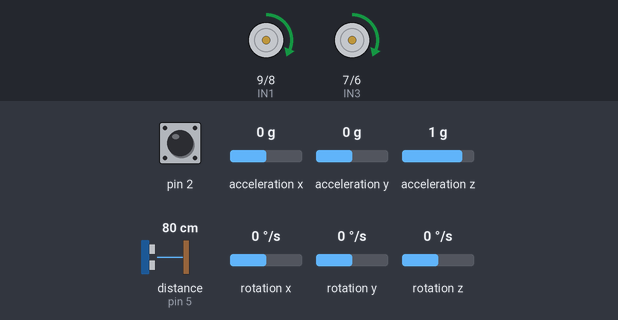
Bench run of a sketch on a simulated Arduino Uno, built with avr-gcc and run on an emulated ATmega328P. Parts: motor-driver pin pairs drawn as motors (green arrow = first pin HIGH = forward, orange = second pin HIGH = backward, longer = more drive, scaled by the enable pin). Inputs (shaded band) come from the test bench; at power-on: rotation z 0 °/s, distance to the obstacle (sensor on pin 5) 80 cm, pin 2 HIGH, acceleration x 0 g, acceleration y 0 g, acceleration z 1 g, rotation x 0 °/s, rotation y 0 °/s. The echo pulse lasts 58.3 µs per cm; what the sketch prints to the serial monitor is not drawn.

Above: at 9.3 s.
9.4 s: rotation z set to -192 °/s
At 10.16 s:
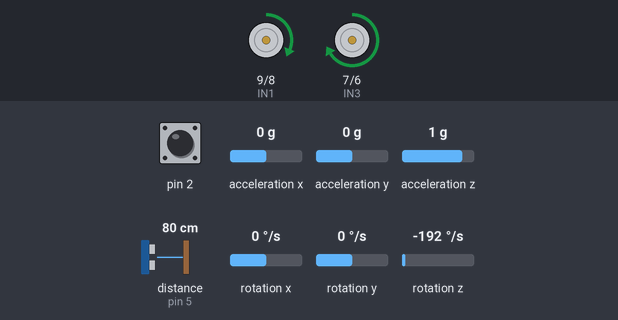
At 11.4 s:
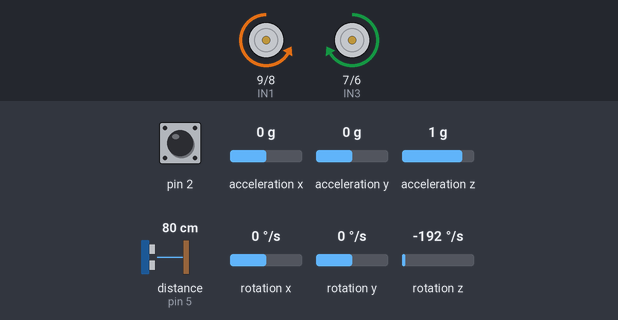
12.4 s: rotation z set to 100 °/s
15.4 s: distance to the obstacle (sensor on pin 5) set to 35 cm
At 15.94 s:
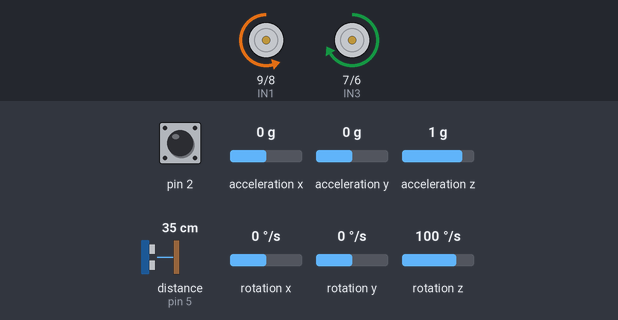
18.4 s: distance to the obstacle (sensor on pin 5) set to 18 cm
Timing chart, 0 to 22.4 s (numbered marks = the images above; inputs shaded):
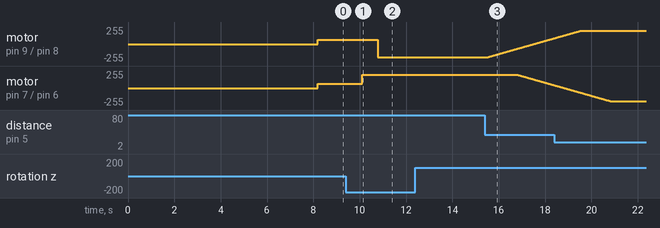

The sketch:

Drive_For_X_Meters_In_Y_Time_Version_2_.ino
```cpp
#include <Wire.h> // Import (include) the Wire library
#include <MPU6050_tockn.h> // Import (include) the MPU6050_tockn library (install it if it is not already installed)
#include <NewPing.h>

const int ENA = 11;
const int ENB = 10;
const int IN1 = 9;
const int IN2 = 8;
const int IN3 = 7;
const int IN4 = 6;
const int TRIG_PIN = 4;
const int ECHO_PIN = 5;

MPU6050 mpu6050(Wire); // Create an instance of MPU6050 and give it a custom name (mpu6050 in this case). Pass Wire as a parameter to this instance
const int DO = 0; /* Specify the pin number for the digital output (DO) pin of the FC-03. This pin SHOULD be connected to an interrupt
pin. The arduino uno has two (2) interrupt pins; Interrupt Pin 0 (Pin 2) and Interrupt Pin 1 (Pin 3). We choose to use Interrupt Pin 0 */

NewPing sonar (TRIG_PIN, ECHO_PIN, 200);

const int numberOfSlots = 20; // Our wheel encoder disk has twenty (20) slots

const float WHEEL_DIAMETER = 6.60; // Wheel diamter is 6.60cm
const float distanceCalibration = 1.248;

const float distancePerTick = (PI * WHEEL_DIAMETER/numberOfSlots) * distanceCalibration; // Pretty obvious...duh

float angle_offset = 0;

const float obstacleDist = 10; // Obstacles should not be 10 cm of nearer to the robot

volatile float distanceTravelled = 0; /* Variable that stores the distance travelled. This variable is "volatile" because its
value can change spontaneously (even in the middle of running a line of code) */

volatile float numberOfTicksSinceLastSpeedEstimate = 0;

volatile boolean isTurning = false;

int SPEED = 65; // We will be driving at 65 (out of 255) initially

const float totalDistance = 300;

const unsigned long travelTimeConstraint = 2000;

unsigned long travelTime;
unsigned long travelTimeAtLastSpeedEstimate;

int numberOfTurns = 0;
unsigned long startTime;

void setup()
{
  // put your setup code here, to run once:

  // Define Pin Modes
  pinMode (ENA, OUTPUT);
  pinMode (ENB, OUTPUT);
  pinMode (IN1, OUTPUT);
  pinMode (IN2, OUTPUT);
  pinMode (IN3, OUTPUT);
  pinMode (IN4, OUTPUT);

  pinMode (2, INPUT_PULLUP);

  /* Attach the DO pin to the interrupt pin (Pin 2 (0) in this case).
   *  The attachInterrupt() function takes three(3) parameters:
   *  The interrupt pin number (Pin 2(0) in this case),
   *  The function to be called when the encoder "ticks" (in this case the pulse() function is called), and
   *  A mode (in this case the mode is RISING. This specifies that interrupt should be triggered when
   *  the pin value goes from LOW to HIGH. Other flags exist like: CHANGE
   *  (triggers interrupt when the pin goes from low to high or high to low),
   *  FALLING (triggers interrupt when the pin goes from high to low), etc
   */
  attachInterrupt(DO, pulse, RISING);

  Serial.begin (9600);

  // Uncomment the next two lines if you have a functioning bluetooth sensor
  // while (!Serial.available());
  // Serial.println("Connected!");
  Wire.begin();
  mpu6050.begin();

  mpu6050.calcGyroOffsets(true); /* This calculates the offset values of the gyroscope. When this function is called with (true) as
  is the case here, you can see state of calculating calibration in the serial monitor */


/* We want to calculate the angular offset of our robot so we get the average of
 *  100 "Z" angle readings
 */
for (int i = 0; i < 100;i++)
{
  mpu6050.update();
  angle_offset += mpu6050.getAngleZ();
}

  angle_offset = angle_offset/100.00;  // Calculating the average as explained above

  Serial.println(angle_offset);
  delay(5000);
  Serial.println("Starting...");
  startTime = millis();
  travelTime = millis();
  travelTimeAtLastSpeedEstimate = millis();
}

void loop()
{
  // put your main code here, to run repeatedly:

  while (obstacle())
  {
    stopNow();
  }

  if (distanceTravelled >= totalDistance) // After travelling 150cm (1.5m) in one direction
  {
    stopNow();
    Serial.print ("Robot moved ");
    Serial.print (distanceTravelled);
    Serial.println ("cm"); // Print your distance to the serial monitor
    Serial.print("Travel time: ");
    Serial.print((millis() - startTime));
    Serial.println("milliseconds");
    Serial.print("Average Speed (cm/ms): ");
    Serial.println(distanceTravelled / (millis() - startTime));
    while (true); // Freeze the program at this point
  }

  else
  {
    driveStraight(0);
    adjustSpeed();
  }
}

/*
 * Function to check if an obstacle is too close to the robot
 */
boolean obstacle()
{
  return sonar.ping_cm() <= obstacleDist;
}

/*
 * Function to get angular position from the IMU
 */
float getAngle()
{
  mpu6050.update(); // You must update() before getting any data from the MPU-6050

  float theta = mpu6050.getAngleZ()- angle_offset; // Subtract the angle_offset (error) from our angular measurement

  return theta;
}

/*
 * Function to drive straight at a desired angle
 */
void driveStraight(float desired_angle)
{
  float error = getAngle() - desired_angle;
  float k = 1;
  float action = k * error;

  int leftSpeed = constrain(SPEED - int(round(action)), -200, 200);
  int rightSpeed = constrain(SPEED + int(round(action)), -200, 200);

  analogWrite(ENA, abs(rightSpeed));
  analogWrite(ENB, abs(leftSpeed));

  if (rightSpeed < 0)
  {
    digitalWrite(IN1, LOW);
    digitalWrite(IN2, HIGH);
  }
  else
  {
    digitalWrite(IN1, HIGH);
    digitalWrite(IN2, LOW);
  }

  if (leftSpeed < 0)
  {
    digitalWrite(IN3, LOW);
    digitalWrite(IN4, HIGH);
  }
  else
  {
    digitalWrite(IN3, HIGH);
    digitalWrite(IN4, LOW);
  }

}

/*
 * Function to stop the robot
 */
void stopNow()
{
  analogWrite(ENA, 0);
  analogWrite(ENB, 0);

  digitalWrite(IN1, LOW);
  digitalWrite(IN2, LOW);

  digitalWrite(IN3, LOW);
  digitalWrite(IN4, LOW);
}

/*
 * Function to adjust robot speed in order to keep to time constraints
 * Logic is simple:
 * Calculate the average current speed (in cm/ms) by taking the ratio of the distanceTravelledSinceLastSpeedEstimate to the
 * travel time difference from the last speed estimate
 * Calculate the speed needed to complete the rest of the journey in time (desired_speed) by taking the
 * ratio of the remaining distance to the remaining time.
 * Calculate the PWM value of the desired speed and change the current PWM value to this new value
 * This approached worked very well, probably better than the old approach but I cannot say with certainty
 * as I didn't test "extensively"
 */
void adjustSpeed()
{
  /*
   * Do not adjust speed if the distance travelled from last time time (number of
   * ticks since then) is too small (less than 2)
   */
  if (numberOfTicksSinceLastSpeedEstimate < 2)
  {
    return;
  }

  float distance = totalDistance - distanceTravelled;

  /*
   *  If the time left is negative (i.e, the alloted time has elapsed) just move at "maximum" speed
   */
  if (travelTimeConstraint < (millis() - travelTime))
  {
    SPEED = 180;
    return;
  }
  unsigned long timeLeft = travelTimeConstraint - (millis() - travelTime);

  float desired_speed = distance / timeLeft;

  float distanceTravelledSinceLastSpeedEstimate = numberOfTicksSinceLastSpeedEstimate * distancePerTick;

  float actual_speed = distanceTravelledSinceLastSpeedEstimate / (millis() - travelTimeAtLastSpeedEstimate);

  float newSpeed = (float(SPEED) * desired_speed) / actual_speed;

  SPEED = int(constrain(round(newSpeed), 65, 180));

  travelTimeAtLastSpeedEstimate = millis();
  numberOfTicksSinceLastSpeedEstimate = 0;
}

/*
 * Function called each time the encoder "ticks"
 */
void pulse()
{
  if (isTurning)
  {
    return;
  }
  distanceTravelled += distancePerTick;
  numberOfTicksSinceLastSpeedEstimate++;
}
```

Measured:
- after the input at 9.4 s, motor on pin 9 (IN1) / pin 8 (IN2): forward 65/255 → backward 200/255 after 1.4 s; motor on pin 7 (IN3) / pin 6 (IN4): forward 65/255 → forward 200/255 after 0.70 s
- after the input at 12.4 s, every drawn part: stays the same
